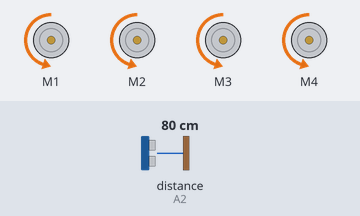
A sketch run on a simulated Arduino Uno, built with avr-gcc and run on an emulated ATmega328P. Parts: 4 × DC motor (green arrow = forward, orange = backward, longer = faster). Wiring (inferred from the names in the program): ultrasonic range finder: trigger A1; echo A2. The inputs (shaded band) are chosen by the test bench; at power-on: distance to the obstacle (sensor on A2) 80 cm. The echo pulse lasts 58.3 µs per cm; what the sketch prints to the serial monitor is not drawn.

Above: at 4.2 s.
4.3 s: distance to the obstacle (sensor on A2) set to 18 cm
5.8 s: distance to the obstacle (sensor on A2) set to 15 cm
At 7.1 s:
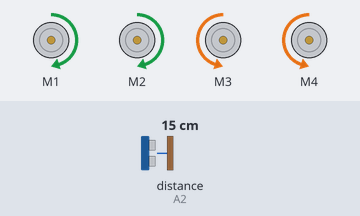
At 9.7 s:
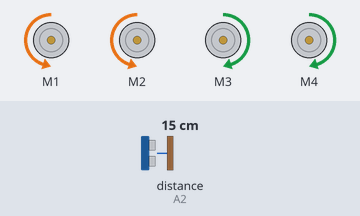
Timing chart, 0 to 14.8 s (numbered marks = the images above; inputs shaded):
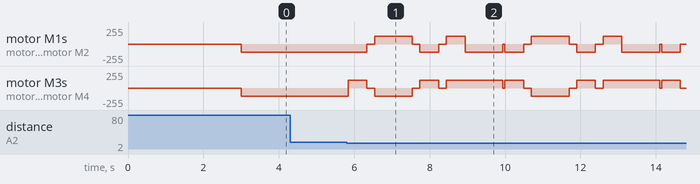

The sketch:

sketch_mar17a.ino
```cpp
#include <AFMotor.h>

// Initialize all 4 motors on the L293D shield
// Assuming Left side = M1 & M2, Right side = M3 & M4
AF_DCMotor motor1(1);
AF_DCMotor motor2(2);
AF_DCMotor motor3(3);
AF_DCMotor motor4(4);

// Define Ultrasonic Sensor Pins
const int trigPin = A1;
const int echoPin = A2;

// ⚙️ Navigation Tuning Variables
const int safeDistance = 15; // Minimum distance in cm before stopping
const int turnTime = 500;    // Milliseconds to spin 90 degrees (Adjust this during testing!)

void setup() {
  Serial.begin(9600);

  pinMode(trigPin, OUTPUT);
  pinMode(echoPin, INPUT);

  // Set initial speed (0-255)
  int speed = 120;
  motor1.setSpeed(speed);
  motor2.setSpeed(speed);
  motor3.setSpeed(speed);
  motor4.setSpeed(speed);

  stopMotors();
  Serial.println("🤖 Autonomous Rover Ready!");
  Serial.println("Starting in 3 seconds...");
  delay(3000); // Gives you 3 seconds to put the rover on the floor
}

void loop() {
  long distance = measureDistance();

  // If path is clear (or sensor returns 999 for out-of-range), keep driving
  if (distance > safeDistance || distance == 999) {
    moveForward();
  } else {
    // 🛑 Obstacle detected! Execute scanning sequence.
    stopMotors();
    Serial.println("⚠️ Obstacle detected! Scanning...");
    scanAndDecide();
  }

  delay(50); // Tiny delay to keep sensor readings stable
}

// --- Autonomous Decision Logic ---

void scanAndDecide() {
  long rightDistance, leftDistance;

  // 1. Look Right
  turnRight();
  delay(turnTime);
  stopMotors();
  delay(200); // Let the chassis settle before measuring
  rightDistance = measureDistance();

  // 2. Look Left (Spin double the time to pass the center point)
  turnLeft();
  delay(turnTime * 2);
  stopMotors();
  delay(200);
  leftDistance = measureDistance();

  // 3. Return to Center
  turnRight();
  delay(turnTime);
  stopMotors();
  delay(200);

  // 4. Compare and Execute the Best Path
  if (rightDistance > leftDistance && rightDistance > safeDistance) {
    Serial.println("➡️ Path clear on the RIGHT. Turning...");
    turnRight();
    delay(turnTime);
  }
  else if (leftDistance > rightDistance && leftDistance > safeDistance) {
    Serial.println("⬅️ Path clear on the LEFT. Turning...");
    turnLeft();
    delay(turnTime);
  }
  else {
    // Corner Trap: Both sides are blocked!
    Serial.println("🔄 Trapped! Reversing and doing a U-Turn.");
    moveBackward();
    delay(500);
    turnRight();
    delay(turnTime * 2); // Spin ~180 degrees
  }

  stopMotors(); // Brief pause before resuming main loop
}

// --- Sensor & Motor Functions ---

long measureDistance() {
  digitalWrite(trigPin, LOW);
  delayMicroseconds(2);
  digitalWrite(trigPin, HIGH);
  delayMicroseconds(10);
  digitalWrite(trigPin, LOW);

  // 30ms timeout prevents Arduino from freezing if echo is lost
  long duration = pulseIn(echoPin, HIGH, 30000);

  if (duration == 0) return 999;
  return (duration / 2) / 29.1;
}

void moveForward() {
  // 🔄 INVERTED: Uses BACKWARD to move physically forward
  motor1.run(BACKWARD);
  motor2.run(BACKWARD);
  motor3.run(BACKWARD);
  motor4.run(BACKWARD);
}

void moveBackward() {
  // 🔄 INVERTED: Uses FORWARD to move physically backward
  motor1.run(FORWARD);
  motor2.run(FORWARD);
  motor3.run(FORWARD);
  motor4.run(FORWARD);
}

void turnLeft() {
  // Smooth Left Turn: Left wheels reverse, Right wheels forward
  motor1.run(FORWARD);  // Physical Reverse
  motor2.run(FORWARD);  // Physical Reverse
  motor3.run(BACKWARD); // Physical Forward
  motor4.run(BACKWARD); // Physical Forward
}

void turnRight() {
  // Smooth Right Turn: Left wheels forward, Right wheels reverse
  motor1.run(BACKWARD); // Physical Forward
  motor2.run(BACKWARD); // Physical Forward
  motor3.run(FORWARD);  // Physical Reverse
  motor4.run(FORWARD);  // Physical Reverse
}

void stopMotors() {
  motor1.run(RELEASE);
  motor2.run(RELEASE);
  motor3.run(RELEASE);
  motor4.run(RELEASE);
}
```

Measured:
- the behaviour switches between 17 and 16 cm on distance to the obstacle (sensor on A2) (found by bisection; images 0 and 1)
- after the input at 4.3 s, every drawn part: stays the same
- after the input at 5.8 s, motor M1, motor M2: backward 120/255 → stopped after 0.54 s, → forward 120/255 0.20 s later, → stopped 1.0 s later, → backward 120/255 0.20 s later, … (19 changes in this stretch)
